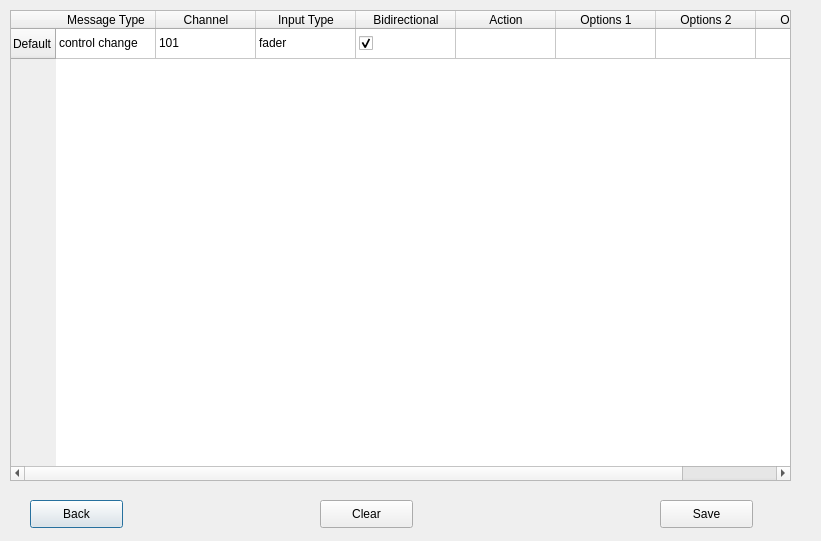
<?xml version="1.0" encoding="UTF-8"?>
<ui version="4.0">
 <class>Dialog</class>
 <widget class="QDialog" name="Dialog">
  <property name="geometry">
   <rect>
    <x>0</x>
    <y>0</y>
    <width>821</width>
    <height>541</height>
   </rect>
  </property>
  <property name="windowTitle">
   <string>Dialog</string>
  </property>
  <widget class="QPushButton" name="pushButton">
   <property name="geometry">
    <rect>
     <x>30</x>
     <y>500</y>
     <width>93</width>
     <height>28</height>
    </rect>
   </property>
   <property name="text">
    <string>Back</string>
   </property>
  </widget>
  <widget class="QPushButton" name="pushButton_3">
   <property name="geometry">
    <rect>
     <x>660</x>
     <y>500</y>
     <width>93</width>
     <height>28</height>
    </rect>
   </property>
   <property name="text">
    <string>Save</string>
   </property>
  </widget>
  <widget class="QPushButton" name="pushButton_2">
   <property name="geometry">
    <rect>
     <x>320</x>
     <y>500</y>
     <width>93</width>
     <height>28</height>
    </rect>
   </property>
   <property name="text">
    <string>Clear</string>
   </property>
  </widget>
  <widget class="QTableWidget" name="tableWidget">
   <property name="geometry">
    <rect>
     <x>10</x>
     <y>10</y>
     <width>781</width>
     <height>471</height>
    </rect>
   </property>
   <row>
    <property name="text">
     <string>Default</string>
    </property>
   </row>
   <column>
    <property name="text">
     <string>Message Type</string>
    </property>
   </column>
   <column>
    <property name="text">
     <string>Channel</string>
    </property>
   </column>
   <column>
    <property name="text">
     <string>Input Type</string>
    </property>
   </column>
   <column>
    <property name="text">
     <string>Bidirectional</string>
    </property>
   </column>
   <column>
    <property name="text">
     <string>Action</string>
    </property>
   </column>
   <column>
    <property name="text">
     <string>Options 1</string>
    </property>
   </column>
   <column>
    <property name="text">
     <string>Options 2</string>
    </property>
   </column>
   <column>
    <property name="text">
     <string>Options 3</string>
    </property>
   </column>
   <item row="0" column="0">
    <property name="text">
     <string>control change</string>
    </property>
   </item>
   <item row="0" column="1">
    <property name="text">
     <string>101</string>
    </property>
   </item>
   <item row="0" column="2">
    <property name="text">
     <string>fader</string>
    </property>
   </item>
   <item row="0" column="3">
    <property name="checkState">
     <enum>Checked</enum>
    </property>
   </item>
  </widget>
 </widget>
 <resources/>
 <connections/>
</ui>
